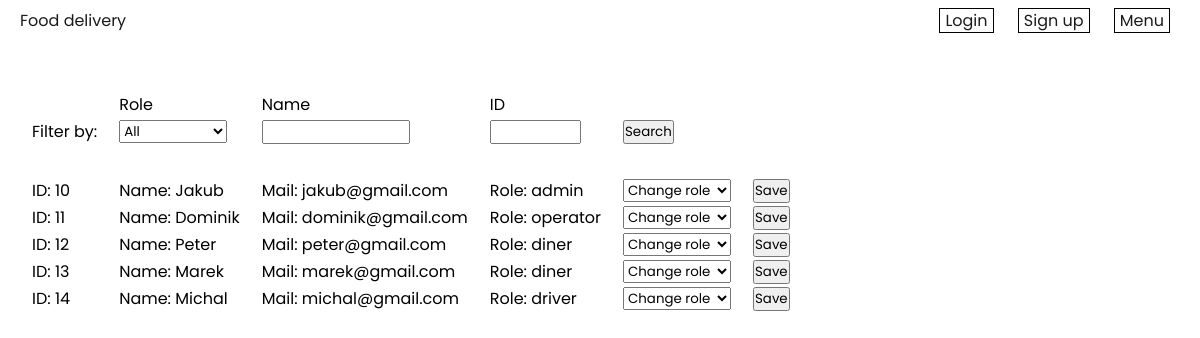
The app's page /manageUsers.php, older data.
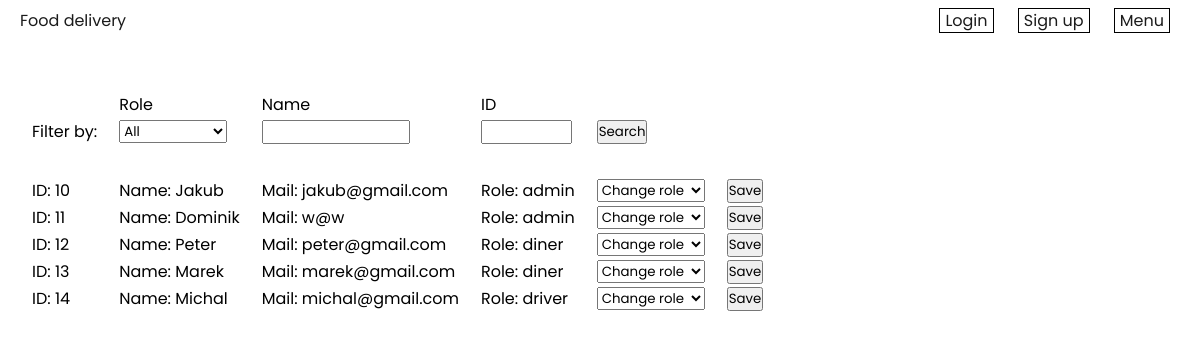
The same page, newer data.
### tables this page shows
CREATE TABLE person (
  personId INT AUTO_INCREMENT NOT NULL PRIMARY KEY,
  Name TINYTEXT,
  Surname TINYTEXT,
  Town TINYTEXT,
  Street TINYTEXT,
  ZIP INT,
  phoneNumber TINYTEXT,
  mail TINYTEXT,
  hashedPassword LONGTEXT,
  state ENUM("unregistered", "diner", "driver", "operator", "admin")
);

### manageUsers.php (the view, shortened to what this page needs)
<link rel="stylesheet" href="styles/manage-users-style.css">
<div class="main-page-container">
<?php
include "header.php";
include "dbConnect.php";
echo <<<HTML
<head>
<title>Manage Users</title>
</head>
HTML;
if(!isset($_POST['filter'])){
    $data = $pdo->query("SELECT personId,Name,mail,state FROM person")->fetchAll(PDO::FETCH_ASSOC);
    print_Persons($data);
}
function print_Persons($data){
    echo <<<HTML
    <table class="person-table">
    <tr>
    <td></td>
    <td class="person-td">Role</td>
    <td class="person-td">Name</td>
    <td class="person-td">ID</td>
    </tr>
    <tr>
        <td class="person-td">Filter by:</td>
        <td class="person-td"><form action="#" method="post">
            <select name="Role">
            <option value="All" >All</option>
            <option value="unregistered">Unregistered</option>
            <option value="diner">Diner</option>
            <option value="driver">Driver</option>
            <option value="operator">Operator</option>
            <option value="admin">Admin</option>
            </select>
            </td>
            <td class="person-td"><input type="text" name="nameLookup" size="10"></td>
            <td class="person-td"><input type="text" name="idLookup" size="5"></td>
            <td class="person-td"><input type="submit" name="filter" value="Search"></td>
        </form>
    </tr>
    <tr><td height="30"></td></tr>
HTML;
    foreach ($data as $person) {
        $id = $person['personId'];
        echo <<<HTML
            <tr>
                <td class="person-td">ID: $id</td>
                <td class="person-td">Name: {$person['Name']}</td>
                <td class="person-td">Mail: {$person['mail']}</td>
                <td class="person-td">Role: {$person['state']}</td>
                <td class="person-td">
                    <form action="#" method="post">
                    <select name="ChangeRole">
                        <option value="" selected disabled hidden>Change role</option>
                        <option value="unregistered_$id">Unregistered</option>
                        <option value="diner_$id">Diner</option>
                        <option value="driver_$id">Driver</option>
                        <option value="operator_$id">Operator</option>
                        <option value="admin_$id">Admin</option>
                    </select>
                </td>
                <td class="person-td"><input type="submit" name="submit" value="Save"></td>
                </form>
            </tr>
HTML;
    }
    echo "</table>";
}
?>
</div>

### header.php (shortened to what this page needs)
<!DOCTYPE html>
<html lang="en">
<head>
    <link rel="stylesheet" href="styles/header-style.css">
    <link rel="stylesheet" type="text/css" href="styles/style.css">
</head>
<body>
    <div class="main-page-container">
        <div class="main-header">
            <p><a href="index.php">Food delivery</a></p>
            <div class="header-nav">
                <?php if(!isset($_SESSION["userId"])){?>
                    <a class="login-nav-link" href="#">Login</a>
                    <a href="signUpPage.php">Sign up</a>
                <?php } ?>
                <a class="menu-nav-link" href="#">Menu</a>
            </div>
        </div>
    </div>
</body>
</html>

### styles/manage-users-style.css (style rules this page uses)
.person-table { margin-left: 20px; margin-right: 20px; }
.person-td { text-align: left; padding-right:20px; }

### styles/header-style.css (style rules this page uses)
.main-header { display: flex; align-items: center; justify-content: space-between; height: 40px; margin-bottom: 50px; }
a { text-decoration:none; color: rgb(27, 27, 27); }
.header-nav a { margin: 0 10px; padding: 0 5px; border: 1px solid black; }

### styles/style.css (style rules this page uses)
* { box-sizing: border-box; margin: 0; padding: 0; font-family: 'Poppins', sans-serif; }
.main-page-container { max-width: 1300px; margin: 0 auto; padding: 0 10px; position: relative; }

Row changes from the older to the newer data that the page shows:
changed person "Dominik": mail "dominik@gmail.com" → "w@w"; state "operator" → "admin"
